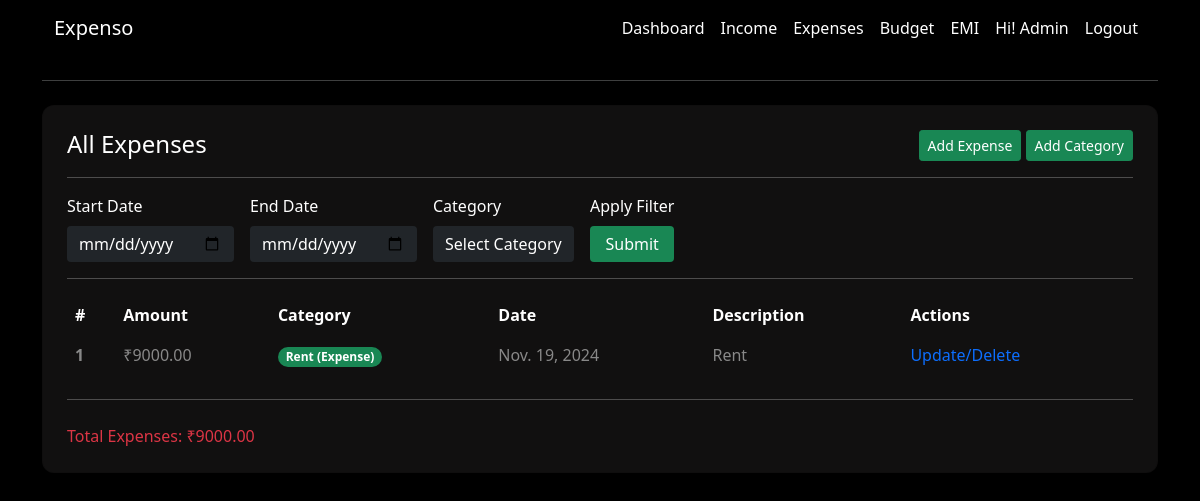
The page /expenses/ (signed in) on the database its author committed.
### app/models.py (models this page shows, shortened)
class User(AbstractBaseUser, PermissionsMixin):
    email = models.EmailField(
        verbose_name="email address",  # Human-readable name for email
        max_length=255,  # Maximum length for the email field
        unique=True,  # Ensures email is unique
    )
    username = models.CharField(max_length=50, unique=True, blank=True, null=True)  # Optional username field
    name = models.CharField(max_length=50)
    phone = models.CharField(max_length=10)
    is_active = models.BooleanField(default=True)  # Defaults to active
    is_admin = models.BooleanField(default=False)
    objects = UserManager()
    USERNAME_FIELD = "email"
    REQUIRED_FIELDS = ["name", "phone", "username"]
    def total_expense(self):
        return sum(expense.amount for expense in self.expenses.all()) if self.expenses.exists() else 0

class Expense(models.Model):
    user = models.ForeignKey(  # Foreign key to associate expense records with a user.
        User,  # Refers to the User model.
        on_delete=models.CASCADE,  # Deletes expense records if the associated user is deleted.
        related_name='expenses'  # Allows reverse querying using 'expenses' on the User model.
    )
    amount = models.DecimalField(  # Field to store the expense amount.
        max_digits=10,  # Maximum number of digits in the amount (including decimal places).
        decimal_places=2  # Number of digits after the decimal point (e.g., 12345.67).
    )
    category = models.ForeignKey(  # Foreign key to associate the expense with a category.
        Category,  # Refers to the Category model.
        on_delete=models.CASCADE,  # Deletes expense records if the associated category is deleted.
        limit_choices_to={'category_type': 'Expense'},  # Limits category choices to "Expense" type.
        related_name='expenses'  # Allows reverse querying using 'expenses' on the Category model.
    )
    description = models.TextField(  # Field to store an optional description for the expense.
        blank=True,  # Allows this field to be left empty in forms.
        null=True  # Allows this field to store NULL values in the database.
    )
    date = models.DateField()  # Field to store the date of the expense.
    is_fixed = models.BooleanField(  # Field to indicate if the expense is fixed (e.g., rent, subscription).
        default=False  # Default value is False, meaning the expense is not fixed.
    )
    created_at = models.DateTimeField(  # Field to store when the expense record was created.
        auto_now_add=True  # Automatically sets the current timestamp when created.
    )

class Category(models.Model):
    INCOME = 'Income'  # Constant for the "Income" category type.
    EXPENSE = 'Expense'  # Constant for the "Expense" category type.
    CATEGORY_TYPES = [  # A list of choices for the 'category_type' field.
        (INCOME, 'Income'),  # First choice is "Income".
        (EXPENSE, 'Expense'),  # Second choice is "Expense".
    ]
    user = models.ForeignKey(  # Foreign key to associate categories with a user.
        User,  # Refers to the User model.
        on_delete=models.CASCADE,  # Deletes categories when the user is deleted.
        blank=True,  # Allows this field to be left empty.
        null=True,  # Allows this field to store NULL values.
        related_name='categories'  # Allows reverse querying using 'categories' on the User model.
    )
    name = models.CharField(  # Field for the category name.
        max_length=50,  # Maximum length of the name is 50 characters.
    )
    category_type = models.CharField(  # Field for the type of category (Income or Expense).
        max_length=10,  # Maximum length of the category type is 10 characters.
        choices=CATEGORY_TYPES  # Limits the field to predefined choices (Income/Expense).
    )
    created_at = models.DateTimeField(  # Field to store when the category was created.
        auto_now_add=True  # Automatically sets the current timestamp when created.
    )
    def __str__(self):  # String representation of the category object.
        return f"{self.name} ({self.category_type})"  # Displays the category name and type in admin or shell.

### app/views.py (the view)
# urls.py: path('expenses/', views.expenses_view, name='expenses'),
@login_required(login_url='login')
def expenses_view(request):
    expense_obj = Expense.objects.filter(user=request.user).order_by('-date')
    total_expenses = expense_obj.aggregate(Sum('amount'))['amount__sum'] or 0
    expense_categories = request.user.categories.filter(category_type='Expense')
    return render(request, 'expense/expenses.html', context={'expense_obj':expense_obj, 'total_expenses':total_expenses, 'expense_categories':expense_categories})

### app/templates/expense/expenses.html (shortened to what this page needs)
{% extends 'base.html' %}
{% block content %}
<hr class="my-4">
<div class="row">
    <div class="col-12 mb-4">
        <div class="card text-white shadow-sm p-4">
            <div class="d-flex justify-content-between">
                <h4 class="card-title mb-0">All Expenses</h4>
                <div>
                    <a href="{% url 'expense-add' %}" class="btn btn-sm btn-success">Add Expense</a>
                    <a href="{% url 'category-add' %}" class="btn btn-sm btn-success">Add Category</a>
                </div>
            </div>
            <hr>
            <form method="POST" class="d-flex flex-wrap align-items-center">
                <div class="me-3">
                    <label for="start_date" class="form-label">Start Date</label>
                    <input type="date" id="start_date" name="start_date" class="form-control bg-dark text-white border-0 rounded">
                </div>
                <div class="me-3">
                    <label for="end_date" class="form-label">End Date</label>
                    <input type="date" id="end_date" name="end_date" class="form-control bg-dark text-white border-0 rounded">
                </div>
                <div class="me-3">
                    <label for="category" class="form-label">Category</label>
                    <select id="category" name="category" class="form-control bg-dark text-white border-0 rounded">
                        <option value="" disabled selected>Select Category</option>
                    </select>
                </div>
                <div>
                    <label for="end_date" class="form-label">Apply Filter</label>
                    <button type="submit" class="form-control bg-success text-white border-0 rounded">Submit</button>
                </div>
            </form>
            <hr>
            <div class="table-responsive">
                <table class="table text-white">
                    <thead>
                        <tr>
                            <th scope="col">#</th>
                            <th scope="col">Amount</th>
                            <th scope="col">Category</th>
                            <th scope="col">Date</th>
                            <th scope="col">Description</th>
                            <th scope="col">Actions</th>
                        </tr>
                    </thead>
                    <tbody>
                        {% for expense in expense_obj %}
                        <tr class="text-white-50">
                            <th scope="row">{{expense.id}}</th>
                            <td>₹{{expense.amount}}</td>
                            <td><span class="badge rounded-pill bg-success">{{expense.category}}</span></td>
                            <td>{{expense.date}}</td>
                            <td>{{expense.description}}</td>
                            <td><a href="{% url 'expense-update' expense.id %}" style="text-decoration: none">Update/Delete</a></td>
                        </tr>
                        {% endfor %}
                    </tbody>
                </table>
            </div>
            <hr class="my-2">
            <div class="d-flex justify-content-between mt-3">
                <p class="mb-0 text-danger">Total Expenses: ₹{{ request.user.total_expense }}</p>
            </div>
        </div>
    </div>
</div>
{% endblock %}

### app/templates/navbar.html (shortened to what this page needs)
<nav class="navbar navbar-expand-lg" style="background-color: #000;">
  <div class="container-fluid">
    <a class="navbar-brand text-white" href="{% url 'home' %}">Expenso</a>
    <div class="collapse navbar-collapse" id="navbarTogglerDemo02">
      <ul class="navbar-nav ms-auto mb-2 mb-lg-0">
          <li class="nav-item">
            <a class="nav-link text-white" href="{% url 'dashboard' %}">Dashboard</a>
          </li>
          <li class="nav-item">
            <a class="nav-link text-white" href="{% url 'income' %}">Income</a>
          </li>
          <li class="nav-item">
            <a class="nav-link text-white" href="{% url 'expenses' %}">Expenses</a>
          </li>
          <li class="nav-item">
            <a class="nav-link text-white" href="{% url 'budgets' %}">Budget</a>
          </li>
          <li class="nav-item">
            <a class="nav-link text-white" href="{% url 'emi' %}">EMI</a>
          </li>
          <li class="nav-item">
            <a class="nav-link text-white" href="#">Hi! {{request.user.username | capfirst}}</a>
          </li>
          {% if request.user.is_authenticated %}
          <li class="nav-item">
            <a class="nav-link text-white" href="{% url 'logout' %}">Logout</a>
          </li>
          {% endif %}
      </ul>
    </div>
  </div>
</nav>

### app/templates/base.html (style rules this page uses)
.table, .table th, .table td { border: none; }
.card { background-color: #111010 !important; border-radius: 12px !important; }

### rows shown on the page
User: user.username "Admin", user.total_expense "9000.00"
Expense: id "1", amount "9000.00", category "Rent (Expense)", date "Nov. 19, 2024", description "Rent"
